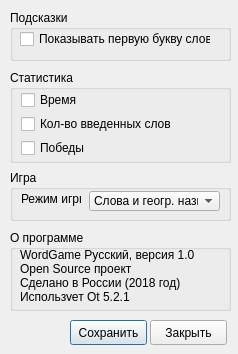
<?xml version="1.0" encoding="UTF-8"?>
<ui version="4.0">
 <class>SettingsForm</class>
 <widget class="QDialog" name="SettingsForm">
  <property name="geometry">
   <rect>
    <x>0</x>
    <y>0</y>
    <width>238</width>
    <height>354</height>
   </rect>
  </property>
  <property name="minimumSize">
   <size>
    <width>238</width>
    <height>354</height>
   </size>
  </property>
  <property name="maximumSize">
   <size>
    <width>238</width>
    <height>354</height>
   </size>
  </property>
  <property name="windowTitle">
   <string>Настройки WordGame</string>
  </property>
  <property name="modal">
   <bool>true</bool>
  </property>
  <widget class="QGroupBox" name="groupBox">
   <property name="geometry">
    <rect>
     <x>10</x>
     <y>10</y>
     <width>221</width>
     <height>51</height>
    </rect>
   </property>
   <property name="title">
    <string>Подсказки</string>
   </property>
   <widget class="QCheckBox" name="showFirstLetter">
    <property name="geometry">
     <rect>
      <x>10</x>
      <y>20</y>
      <width>191</width>
      <height>18</height>
     </rect>
    </property>
    <property name="text">
     <string>Показывать первую букву слова</string>
    </property>
   </widget>
  </widget>
  <widget class="QPushButton" name="saveBtn">
   <property name="geometry">
    <rect>
     <x>70</x>
     <y>320</y>
     <width>77</width>
     <height>25</height>
    </rect>
   </property>
   <property name="text">
    <string>Сохранить</string>
   </property>
  </widget>
  <widget class="QPushButton" name="closeBtn">
   <property name="geometry">
    <rect>
     <x>150</x>
     <y>320</y>
     <width>77</width>
     <height>25</height>
    </rect>
   </property>
   <property name="text">
    <string>Закрыть</string>
   </property>
  </widget>
  <widget class="QGroupBox" name="groupBox_2">
   <property name="geometry">
    <rect>
     <x>10</x>
     <y>70</y>
     <width>221</width>
     <height>93</height>
    </rect>
   </property>
   <property name="title">
    <string>Статистика</string>
   </property>
   <widget class="QCheckBox" name="statsTime">
    <property name="geometry">
     <rect>
      <x>11</x>
      <y>21</y>
      <width>101</width>
      <height>18</height>
     </rect>
    </property>
    <property name="text">
     <string>Время</string>
    </property>
   </widget>
   <widget class="QCheckBox" name="statsEntered">
    <property name="geometry">
     <rect>
      <x>11</x>
      <y>45</y>
      <width>171</width>
      <height>18</height>
     </rect>
    </property>
    <property name="text">
     <string>Кол-во введенных слов</string>
    </property>
   </widget>
   <widget class="QCheckBox" name="statsWins">
    <property name="geometry">
     <rect>
      <x>11</x>
      <y>69</y>
      <width>91</width>
      <height>18</height>
     </rect>
    </property>
    <property name="text">
     <string>Победы</string>
    </property>
   </widget>
  </widget>
  <widget class="QGroupBox" name="groupBox_3">
   <property name="geometry">
    <rect>
     <x>10</x>
     <y>230</y>
     <width>221</width>
     <height>81</height>
    </rect>
   </property>
   <property name="title">
    <string>О программе</string>
   </property>
   <widget class="QLabel" name="label">
    <property name="geometry">
     <rect>
      <x>10</x>
      <y>20</y>
      <width>191</width>
      <height>51</height>
     </rect>
    </property>
    <property name="text">
     <string>WordGame Русский, версия 1.0
Open Source проект
Сделано в России (2018 год)
Использует Qt 5.2.1</string>
    </property>
   </widget>
  </widget>
  <widget class="QGroupBox" name="groupBox_4">
   <property name="geometry">
    <rect>
     <x>10</x>
     <y>170</y>
     <width>221</width>
     <height>51</height>
    </rect>
   </property>
   <property name="title">
    <string>Игра</string>
   </property>
   <widget class="QComboBox" name="gameMode">
    <property name="geometry">
     <rect>
      <x>79</x>
      <y>21</y>
      <width>131</width>
      <height>20</height>
     </rect>
    </property>
    <item>
     <property name="text">
      <string>Слова и геогр. назв.</string>
     </property>
    </item>
    <item>
     <property name="text">
      <string>Георафич. названия</string>
     </property>
    </item>
   </widget>
   <widget class="QLabel" name="label_2">
    <property name="geometry">
     <rect>
      <x>11</x>
      <y>21</y>
      <width>60</width>
      <height>16</height>
     </rect>
    </property>
    <property name="text">
     <string>Режим игры</string>
    </property>
   </widget>
  </widget>
 </widget>
 <resources/>
 <connections>
  <connection>
   <sender>saveBtn</sender>
   <signal>clicked()</signal>
   <receiver>SettingsForm</receiver>
   <slot>accept()</slot>
   <hints>
    <hint type="sourcelabel">
     <x>351</x>
     <y>38</y>
    </hint>
    <hint type="destinationlabel">
     <x>233</x>
     <y>29</y>
    </hint>
   </hints>
  </connection>
  <connection>
   <sender>closeBtn</sender>
   <signal>clicked()</signal>
   <receiver>SettingsForm</receiver>
   <slot>reject()</slot>
   <hints>
    <hint type="sourcelabel">
     <x>330</x>
     <y>66</y>
    </hint>
    <hint type="destinationlabel">
     <x>197</x>
     <y>125</y>
    </hint>
   </hints>
  </connection>
 </connections>
</ui>
